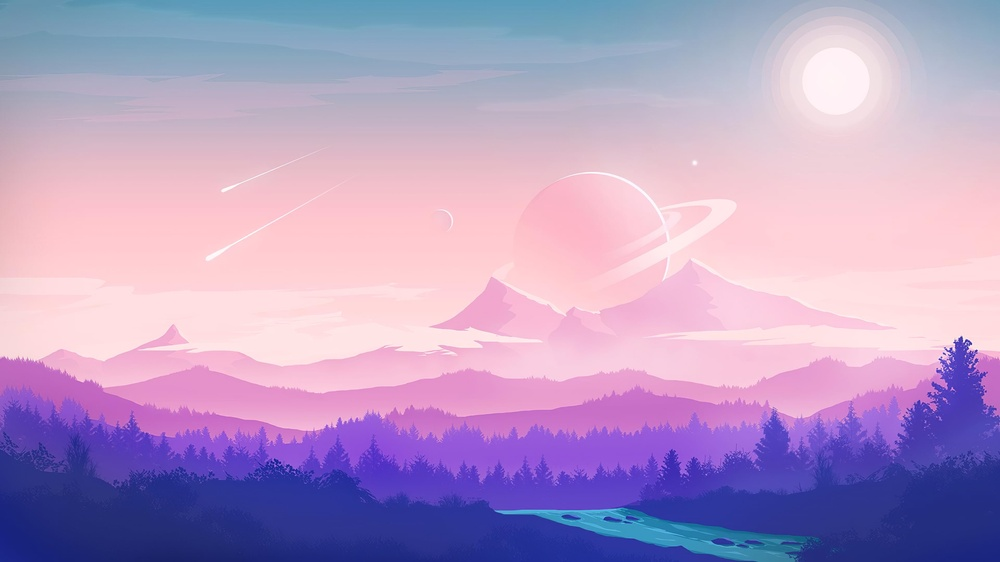
#> input picture images/Mountain.jpg, 1000 x 562 px, shrunk from 3840 x 2160 before the run
$ python main.py
#> lines starting #> are read from the running program, lines starting #| are printed output that depends on the picture
from PIL import Image
from KMeans import KMeans


def create_mapping(image_path: str, palete_size: int) -> dict[tuple, list]:
    im: Image = Image.open(image_path).convert("RGB")

    colors = im.getcolors(maxcolors=im.height * im.width)
    color_data = dict(
        zip([color[1] for color in colors], [color[0] for color in colors])
    )
    colors = [color[1] for color in colors]
    palette = [
        color[0]
        for color in sorted(color_data.items(), key=lambda x: x[1], reverse=True)[
            :palete_size
        ]
    ]
    k_means = KMeans(colors, palette)
    maping = k_means.asign_to_centroid()
    return maping


def process_image(image_path: str, n_colors: int) -> None:
#> called with image_path = './images/Mountain.jpg', n_colors = 10
    image: Image = Image.open(image_path).convert("RGB").quantize(colors=n_colors)
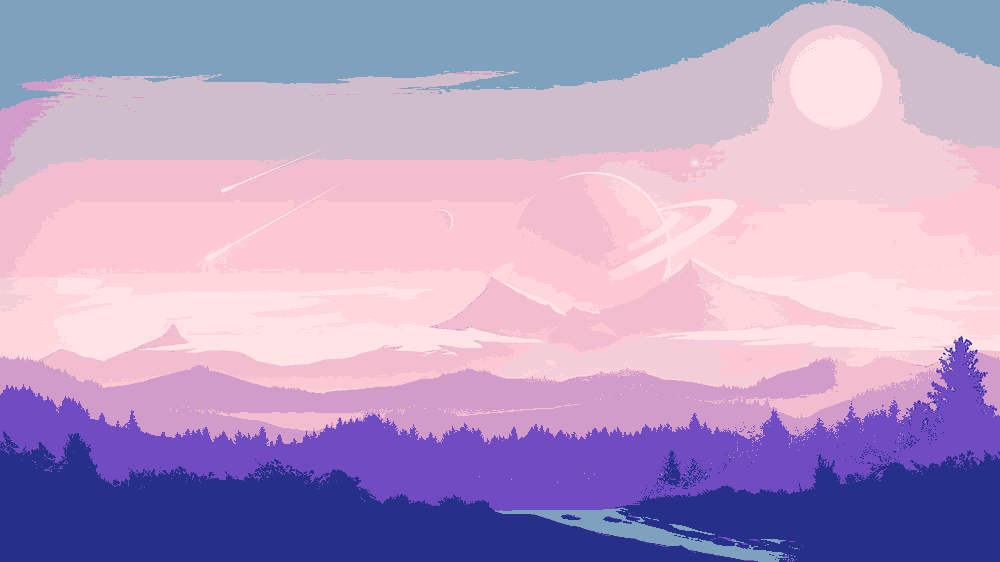
#> image: PIL image 1000x562 P; mean R, G, B 182.4, 158.8, 197.1
    # [8 lines of commented-out code are left out]
    image.show()


if __name__ == "__main__":
    process_image("./images/Mountain.jpg", 10)

$ run again, with images/city.jpg copied over images/Mountain.jpg
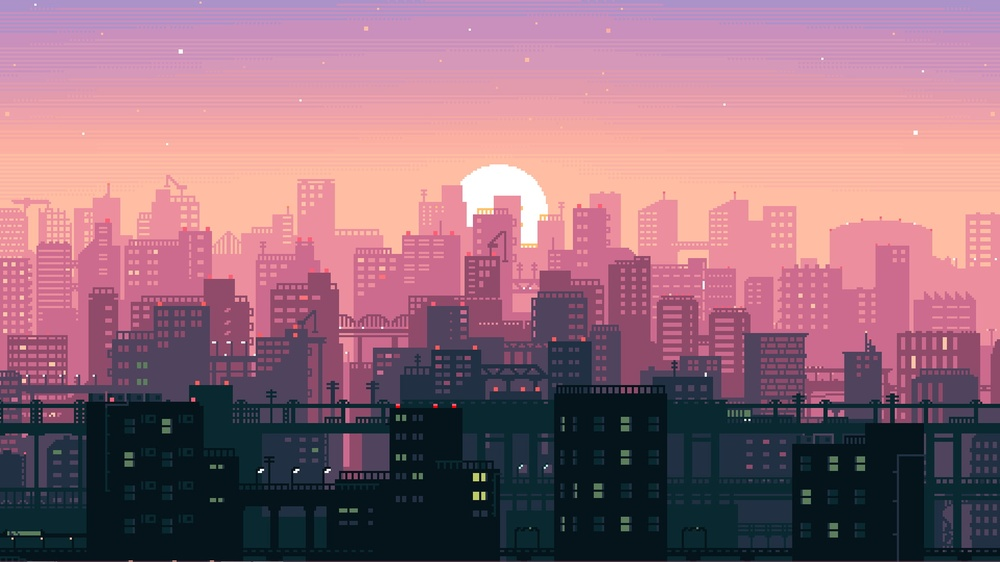
#> input picture images/city.jpg, 1000 x 562 px, shrunk from 1920 x 1080 before the run
#> in process_image, `image: Image = Image.open(image_path).convert("RGB").quantize(colors=n..`:
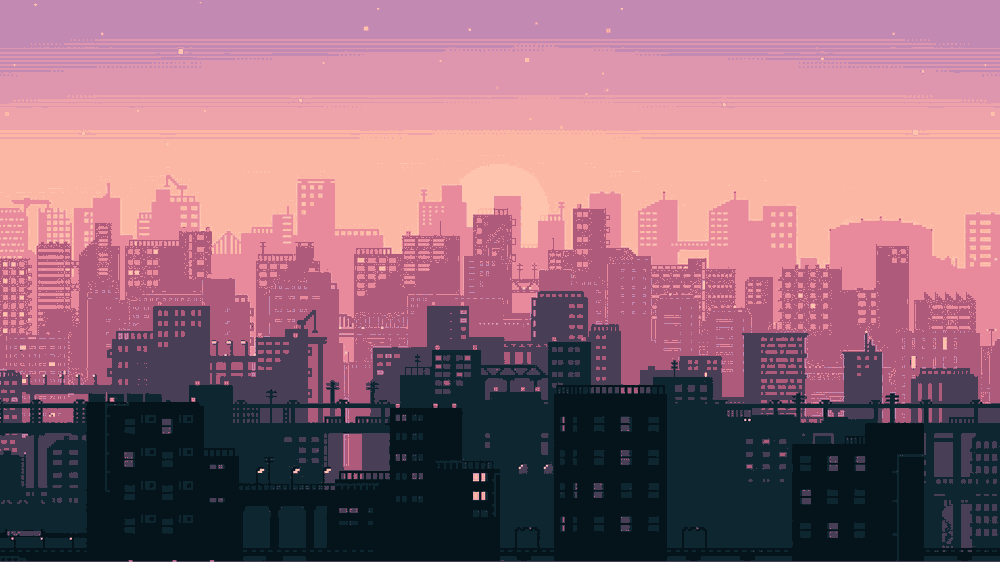
#> image: PIL image 1000x562 P; mean R, G, B 148.1, 104.2, 118.4
